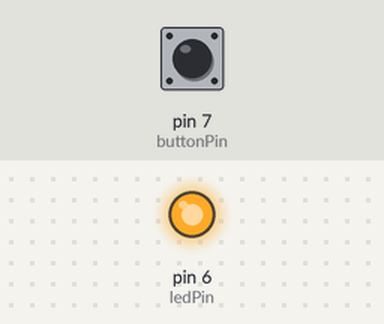
Simulated run of this sketch. Board: Arduino Uno, built with avr-gcc and run on an emulated ATmega328P. Shown: output pins drawn as LEDs (lit = HIGH). The inputs (shaded band) are chosen by the test bench; at power-on: pin 7 (buttonPin) HIGH.

Above: at 1.2 s.
1.3 s: pin 7 (buttonPin) pulled LOW for 0.15 s
At 2.3 s:
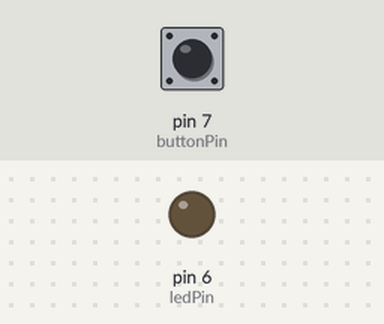
2.9 s: pin 7 (buttonPin) pulled LOW for 1 s
At 4.8 s:
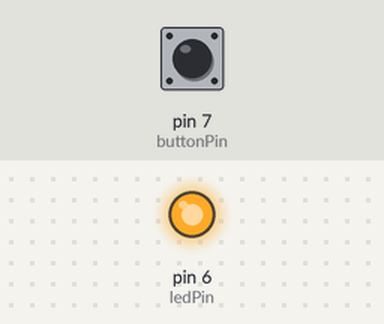
5.4 s: pin 7 (buttonPin) pulled LOW for 3.2 s
At 9.6 s:
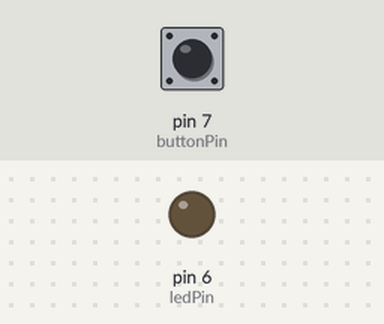
Timing chart, 0 to 11.1 s (numbered marks = the images above; inputs shaded):
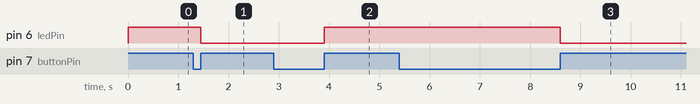

Measured:
- after the input at 1.3 s, pin 6 (ledPin): HIGH → LOW after 0.15 s
- after the input at 2.9 s, pin 6 (ledPin): LOW → HIGH after 1.0 s
- after the input at 5.4 s, pin 6 (ledPin): HIGH → LOW after 3.2 s

The sketch:

34338_Ex3.ino
```cpp
#define buttonPin 7
#define ledPin 6
#define RE(signal, state) (state=(state<<1)|(signal&1)&3)==1
int bState = 0;

void setup() {
 pinMode(buttonPin, INPUT_PULLUP);
 pinMode(ledPin, OUTPUT);
 digitalWrite(ledPin, LOW);
}

void loop() {
  //Non-latching
  //bState = digitalRead(buttonPin);
  //if(bState == HIGH){digitalWrite(ledPin, HIGH);}
  //else{digitalWrite(ledPin, LOW);}

  //Latching
  if(bState != digitalRead(buttonPin)){
  if(RE(digitalRead(buttonPin), bState)){
    digitalWrite(ledPin, !digitalRead(ledPin));
    }
  }
}


//////////Questions//////////
//What is the difference between pinMode(PIN, INPUT) and pinMode(PIN, INPUT_PULLUP)?
//Answer: INPUT just means that the pin is used to read a digital signal (LOW or HIGH), instead of supplying a signal.
//INPUT_PULLUP means that the pin is used to read a digital signal AND pull the default state of the button to HIGH, when the button is not pressed. This is to avoid a floating voltage pin, where the signal will be undeterminable.

//How often do your program check if the button has been pushed? Does this seem reasonable?
//Answer: The programs checks if the button is pushed every iteration of the loop-function. This seems reasonable, as there could constantly be changes in the button state and it is not taxing on the computer at all.

//What is the operator ! used for?
//Answer: This operator is used to invert a boolean variable. For example, if a = true, then !a = false. a != b
```
